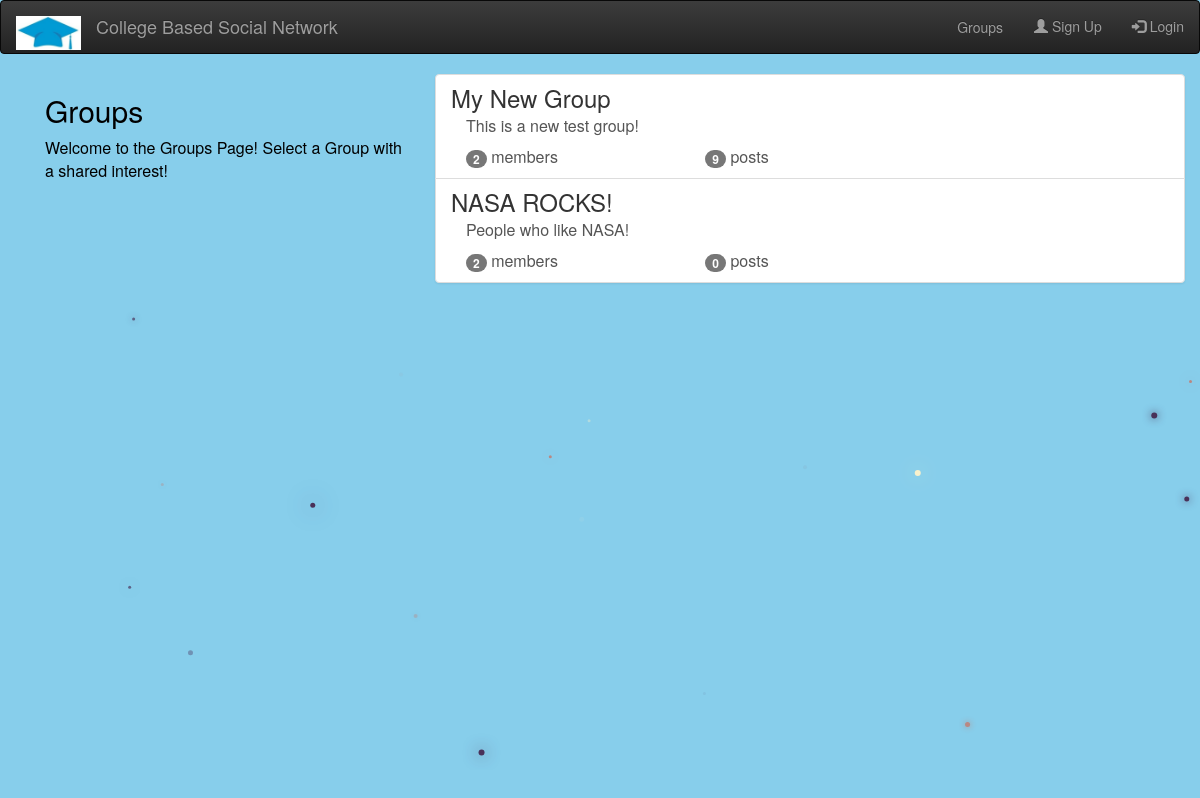
The app's page /groups/ with its own data.
### groups/models.py (models this page shows, shortened)
class Group(models.Model):
    name = models.CharField(max_length=255, unique=True)
    slug = models.SlugField(allow_unicode=True, unique=True)
    description = models.TextField(blank=True, default='')
    description_html = models.TextField(editable=False, default='', blank=True)
    members = models.ManyToManyField(User,through="GroupMember")
    class Meta:
        ordering = ["name"]

### groups/views.py (the view)
class ListGroups(generic.ListView):
    model = Group

### groups/templates/groups/group_list.html (shortened to what this page needs)
{% extends "groups/group_base.html" %}
{% block pregroup %}
<div class="col-md-4">
	<div class="content">
		<font size="3" color="black">
			<h2>Groups</h2>
			<p>Welcome to the Groups Page! Select a Group with a shared interest!</p>
	</div>
</div>
{% endblock %}
{% block group_content %}
<div class="col-md-8">
	<div class="list-group">
		{% for group in object_list %}
		  <a class="list-group-item" href="{% url 'groups:single' slug=group.slug %}">
			     <h3 class="title list-group-item-heading">{{ group.name }}</h3>
			<div class="list-group-item-text container-fluid">
				{{ group.description_html|safe }}
				<div class="row">
					<div class="col-md-4">
						<span class="badge">{{ group.members.count }}</span> member{{ group.members.count|pluralize }}
					</div>
					<div class="col-md-4">
						<span class="badge">{{ group.posts.count }}</span> post{{ group.posts.count|pluralize }}
					</div>
				</div>
			</div>
		</a>
		{% endfor %}
	</div>
</div>
{% endblock %}

### static/simplesocial/css/masters.css (style rules this page uses)
body { margin: 0; overflow: hidden; background-color: #87CEEB ; color:white; }

### records on screen
Group: name "My New Group", description_html "This is a new test group!", members.count "2", posts.count "9"
Group: name "NASA ROCKS!", description_html "People who like NASA!", members.count "2", posts.count "0"
